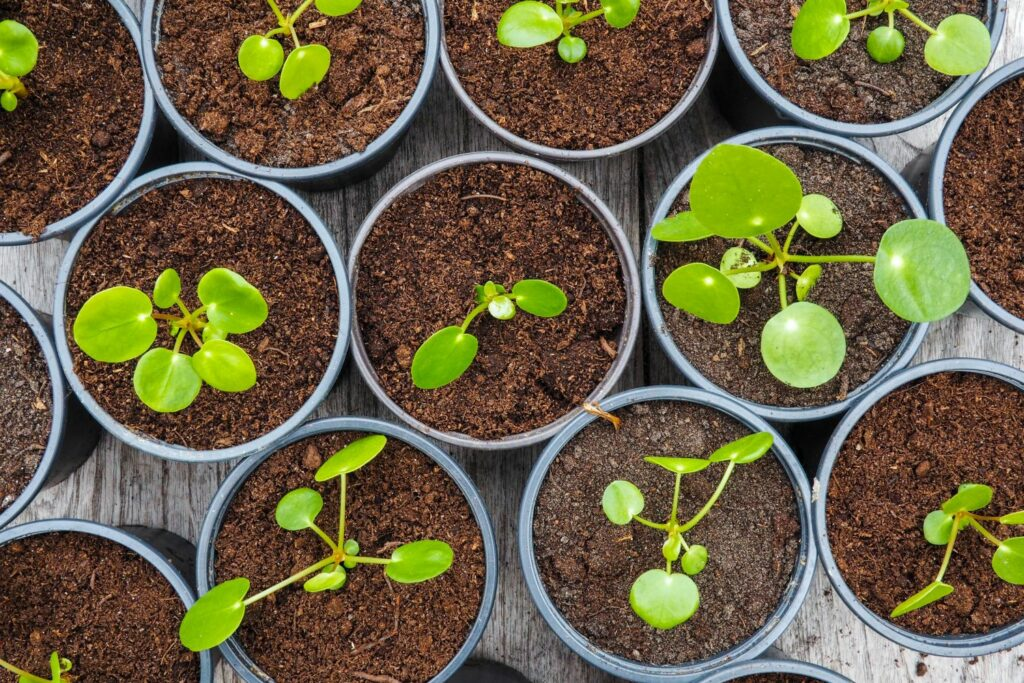
#> input picture backk.jpg, 1024 x 683 px
$ python nel.py
#> lines starting #> are read from the running program, lines starting #| are printed output that depends on the picture; after the words box and inside, x2 and y2 are one past the last pixel; in counts of white or black regions, pixels touching at a corner belong together

import cv2
import numpy as np
from tkinter import Tk, filedialog


# Open file dialog to select an image
file_path = filedialog.askopenfilename(title="Select a Plant Leaf Image",
                                       filetypes=[("Image files", "*.jpg *.jpeg *.png")])
#> the answer given: backk.jpg

# Load the image (replace this line with your image path or use filedialog)
image = cv2.imread(file_path)
#> image is the input picture: shape (683, 1024, 3); mean B, G, R 69.8, 97.4, 105.4
original = image.copy()

# Resize for better visibility (optional)
image = cv2.resize(image, (512, 512))
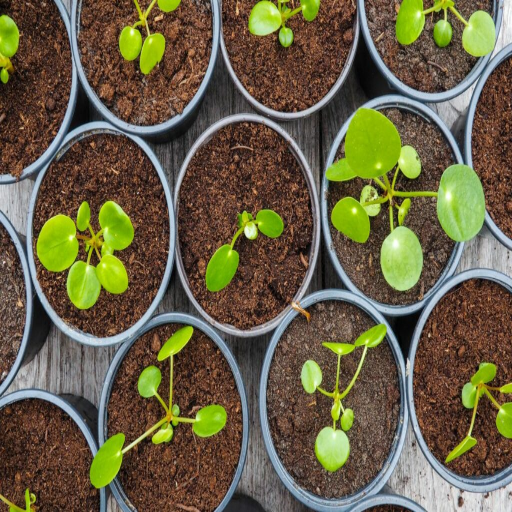
#> image: shape (512, 512, 3); mean B, G, R 69.7, 97.3, 105.2
original = image.copy()

# Convert to HSV color space
hsv = cv2.cvtColor(image, cv2.COLOR_BGR2HSV)
#> hsv: shape (512, 512, 3); mean H, S, V 37.4, 111.3, 115.3

# Define HSV range for dark/black spots
lower_black = np.array([0, 0, 0])
upper_black = np.array([180, 255, 70])  # V < 70 means it's dark

# Create mask for black spots
mask = cv2.inRange(hsv, lower_black, upper_black)
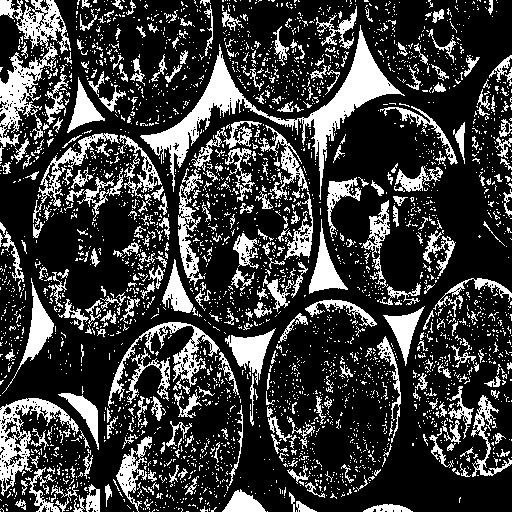
#> mask: shape (512, 512); 24% white; 3254 white regions (2914 under 20 px), largest, box (x1, y1, x2, y2) and area: (140, 25, 405, 200) 6769, (0, 0, 71, 147) 3573, (0, 398, 79, 496) 2079

# Morphological operations to remove noise
kernel = np.ones((3, 3), np.uint8)
cleaned = cv2.morphologyEx(mask, cv2.MORPH_OPEN, kernel)
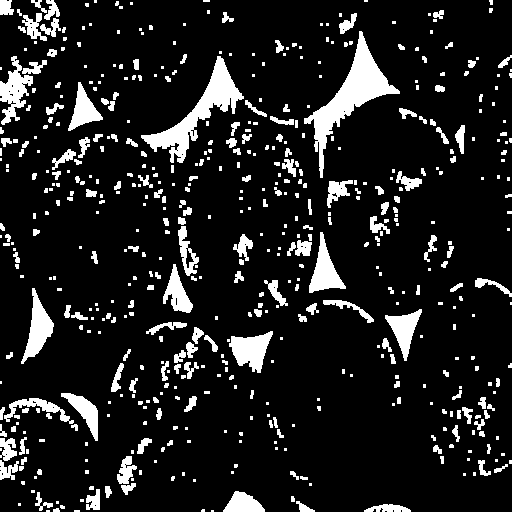
#> cleaned: shape (512, 512); 12.2% white; 554 white regions (328 under 20 px)

# Find contours of dark spots
contours, _ = cv2.findContours(cleaned, cv2.RETR_EXTERNAL, cv2.CHAIN_APPROX_SIMPLE)
#> contours = 554 contours, 405 with area under 20; largest, box (x1, y1, x2, y2) and area: (304, 31, 400, 178) 3033, (141, 56, 244, 163) 2476, (229, 331, 273, 373) 970, (21, 288, 54, 364) 948, (0, 56, 33, 125) 906

# Draw circles around small dark spots
for cnt in contours:
    area = cv2.contourArea(cnt)
    if 5 < area < 300:  # Only tiny holes
        (x, y), radius = cv2.minEnclosingCircle(cnt)
        cv2.circle(original, (int(x), int(y)), int(radius), (0, 255, 0), 2)
#> this loop made 554 passes
#> (area, x, y, radius) on passes 7, 9, 13, 16, 17, 20, 30, 36, 39, 41, 45, 47: (199, 387, 510.5, 23.01), (75, 305, 506, 10.3), (75.5, 43.17, 500.4, 10.44), (165.5, 92.5, 499, 11.93), (45.5, 107, 491.4, 5.72), (75, 128.4, 487.1, 7.73), (24.5, 294, 475, 5.66), (31.5, 500.5, 468, 7.63), (71, 484, 467, 9.22), (166.5, 8.5, 469.5, 12.75), (21, 23.5, 460.5, 4.3), (261.5, 125, 469.5, 14.77)
#> area on pass 14: 522.5
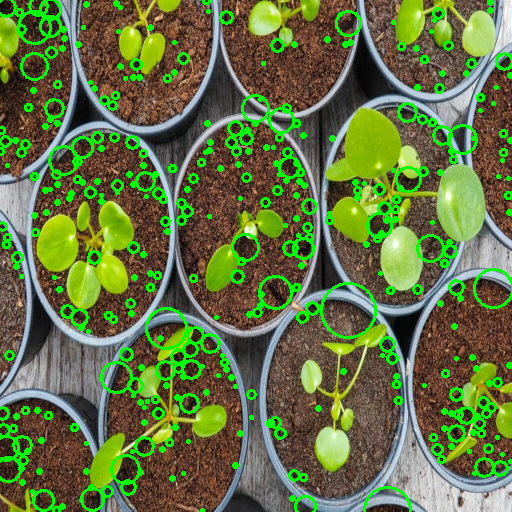
#> original: shape (512, 512, 3); 9.64% of pixels changed, all inside (x1, y1, x2, y2) = (0, 0, 512, 512)

# Show results
cv2.imshow("Original with Circles", original)
cv2.imshow("Dark Area Mask", mask)
cv2.waitKey(0)
cv2.destroyAllWindows()
